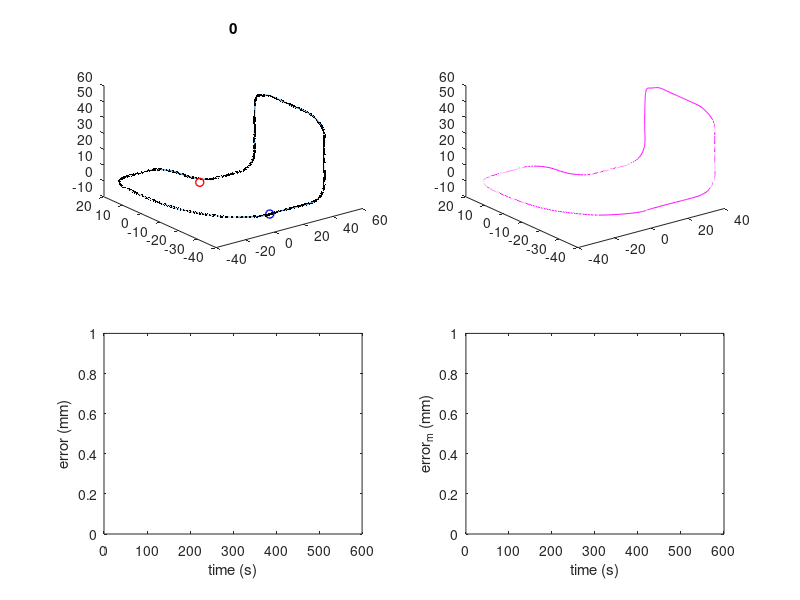

MATLAB code to generate this figure: (Note: this script raises an error after producing the figure.)

% TODO: Loop condition is bad
% only update control points 1x per iteration.

%Z,X,Y
wp = [-37.5000000000000,0,0;-36.5050000000000,0,-8.58000000000000;-32.7890000000000,0,-18.1900000000000;-28.8600000000000,0,-23.9300000000000;-21.7250000000000,0,-30.5660000000000;-12.4100000000000,0,-35.3800000000000;0,0,-37.5000000000000;8.75000000000000,0,-37.5000000000000;11.3200000000000,0,-37.1630000000000;14.9000000000000,0,-35.3800000000000;17.7280000000000,0,-31.9040000000000;18.7500000000000,0,-25.6980000000000;18.7500000000000,0,-18.7500000000000;18.7500000000000,0,-14.0150000000000;18.2850000000000,0,-6.98600000000000;13.4390000000000,0,-1.16800000000000;6.55000000000000,0,0.614000000000000;1.27000000000000,0,5.12200000000000;0,0,12.1430000000000;0,0,23.7500000000000;0,0,27.5000000000000;0,0.874000000000000,31.5800000000000;0,3.80000000000000,35.3400000000000;0,10,37.5000000000000;0,19,37.5000000000000;0,28.8000000000000,37.5000000000000;-0.548000000000000,43.2660000000000,37.5000000000000;-2.92900000000000,47.0710000000000,37.5000000000000;-7.15000000000000,49.5800000000000,37.5000000000000;-11.8160000000000,50,37.5000000000000;-19.6000000000000,50,37.5000000000000;-27.5000000000000,50,37.5000000000000;-31.3200000000000,49.2400000000000,37.5000000000000;-35.4800000000000,46.0270000000000,37.5000000000000;-37.2850000000000,42.0610000000000,37.5000000000000;-37.5000000000000,36.3700000000000,37.5000000000000;-37.5000000000000,19.7500000000000,37.5000000000000;-37.5000000000000,10,37.5000000000000;-37.5000000000000,3.80000000000000,35.3490000000000;-37.5000000000000,0.516000000000000,30.6700000000000;-37.5000000000000,0,20.7190000000000;-37.5000000000000,0,7.89000000000000];
wp = [wp(:,3),wp(:,1),wp(:,2)];
wp(end,:) = wp(1,:); %loop the trajectory
smallnumber = .02;  % make this smaller to get more waypoints
w2o = interp1(1:numel(wp(:,1)),wp,1:smallnumber:numel(wp(:,1)),'spline');

% This while loop evenly spaces the points along the trajectory
w2 = w2o(1:2,:);
c1 = 2;
c2 = 1;
spacingDist = 0.5; % in mm.  Make smaller to get more points
var = 0.5;
% length = 0;
% for i = 2: size(w2o,1)
%     length = length + norm( w2o(i,:)- w2o(i-1,:) );
% end
% display(length)
% return

while c1< size(w2o,1)
    if norm( w2(c2,:)- w2o(c1,:) ) > spacingDist
        c2=c2+1;
        w2(c2,:) = w2o(c1,:);
    end
    c1=c1+1;
end
w2(c2+1,:)  =  w2(1,:);

% avoid the repeat of the last node
wp = w2(1:end-1,:);
w2ILC = wp;


% model: gravity pulls on our 2nd order system.
x0 = [0,0,0,0,0,0]';  %inital conditions: [x,y,z,vx,vy,vz]
u = [0 0 0];
iters = 30000; %control steps
X = repmat(x0, 1,iters); % state

mg = 50; %mm/s^2
Dt = 0.02; %seconds
Kp =1;
Ki = 0;
Kd = 0;

Drag = 0.9;
thrust  = 100; %mm/s
%learningRate = 0.25;

%%%%%%%%%%%%%% PLOTTING
figure(1);clf
subplot(2,2,1);
plot3(w2(:,1),w2(:,2),w2(:,3),'linewidth',.1 );
hold on
plot3(wp(:,1),wp(:,2),wp(:,3),'.k' );

% ANIMATE
hrpath = plot3(X(1,1),X(2,1),X(3,1),'r','linewidth',1);
hrobot = plot3(X(1,1),X(2,1),X(3,1),'ro','linewidth',1);
hnear = plot3(wp(1,1),wp(1,2),wp(1,3),'bo','linewidth',1);
hdirect = quiver3(X(1,1),X(2,1),X(3,1),u(1),u(2),u(3));
% hILC = plot3(w2ILC(:,1),w2ILC(:,2),w2ILC(:,3),'m','linewidth',.2 );

axis([-40 60 -40 20 -10 60])
% axis equal

htit = title('0');
control_hist = zeros(size(wp,1),1,3);
error_p = [0 0 0]';
error_c = [0 0 0]';
error_d = 0;
error_direct = zeros(size(wp,1),3);
error = NaN*ones(iters,1);
error_h = NaN*ones(iters,1);
error_list = NaN*ones(size(wp,1),100);
error_ind = ones(size(wp,1),1);
subplot(2,2,2);
hILC = plot3(w2ILC(:,1),w2ILC(:,2),w2ILC(:,3),'m','linewidth',.2 );

subplot(2,2,3);
herr = plot(Dt*(1:iters),error,'linewidth',1);
xlabel('time (s)');ylabel('error (mm)');

subplot(2,2,4);
herr_h = plot(Dt*(1:iters),error_h,'linewidth',1);
xlabel('time (s)');ylabel('error_m (mm)');


%%%%%%%%%%%%%% END PLOTTING
learningRate = 1;
rangeInfluence = 10;

errInt = [0;0;0];
for i = 1: iters-1
    % determine closest point on trajectory
    [cp,ind]  = closestPt(wp, X(1:3,i));
    %ILC part: change the wp values via a smooth bump to the values.
    error_c = cp - X(1:3,i);
    error(i) = norm( cp - X(1:3,i));
    error_list(ind,error_ind(ind,1)) = error(i);
    error_ind(ind)= error_ind(ind)+1; 
    %rangeInfluence = round(rangeInfluence*tanh(error(i)));
    if i<=1000
        error_m = mean(error(1:i));
    else
        error_m = mean(error(i-999:i)); 
    end
    error_h(i) = error_m;
    cp = w2ILC(ind,:)';
 
%     inds = ind-rangeInfluence:ind+rangeInfluence;
%     scales = 1/(sqrt(2*pi*var)) * exp(-(inds-ind).^2./(2*var^2));
%     %uniform
%     scales = scales / sum(scales);
%     scales = 1-abs(-rangeInfluence:0)/rangeInfluence;
%     indILC = inds;
%     indILC(indILC<1) = size(wp,1)+ indILC(indILC<1);
%     indILC(indILC>size(wp,1)) = indILC(indILC>size(wp,1)) - size(wp,1);
    %indILC
    T = (iters-i)/iters;
    
    error_cpt = error_list(ind,~isnan(error_list(ind,:))); %closest point error history
    if length(error_cpt) >1
    error_d = error_cpt(end-1)-error_cpt(end); %error deriviative
    end
    disp(error_d)
   %     elseif error_d<0
%         learningRate_direct =1tanh(error_d);

    learningRate = exp(-error_m/T); %simulated annealing
    %w2ILC(ind,:) = w2ILC(ind,:) + learningRate.*(wp(ind,:)-X(1:3,i)');
    p2c_vector = wp(ind,:)-X(1:3,i)';
%     error_direct(ind,:) = abs(learningRate_direct).*error_direct(ind,:)+(1-abs(learningRate_direct)).*(p2c_vector/norm(p2c_vector));
%     w2ILC(ind,:) = w2ILC(ind,:) + learningRate.*error_direct(ind,:).*norm(p2c_vector);

   
  % comment to turn off ILC
  
    % look ahead
    ind = ind+ 1;
    if ind>size(wp,1)
        ind = ind-size(wp,1);
    end
    
    wpDiff = w2(ind+1,:)'-w2(ind,:)'; %direction between waypoints
    
    errInt = errInt+ (cp - X(1:3,i)); %integral term
     
    % deriv term
    if i ==1
        vel = [0;0;0];
    else
        vel = X(1:3,i)-X(1:3,i-1);
    end
    learningRate_entro = tanh(norm(cp - X(1:3,i)));
    control_ILC = [control_hist(ind,1,1);control_hist(ind,1,2);control_hist(ind,1,3)] + (1-abs(learningRate_entro)).*(cp - X(1:3,i));
    control_cl = Kp * (cp - X(1:3,i)) + Ki * errInt - Kd * vel;
    control = (control_ILC + control_cl)/norm(control_cl+control_ILC) + learningRate.*wpDiff/norm(wpDiff); % PID type ILC
    control_hist(ind,1,:) = control ; 
    % controller steers the thrust (only controls the orientation)
    u = thrust*control/norm(control);
    
    
    
    X(:,i+1) = [ ...
        X(1,i) + Drag*Dt*X(4,i) + 1/2*Dt*Dt*u(1);
        X(2,i) + Drag*Dt*X(5,i) + 1/2*Dt*Dt*u(2);
        X(3,i) + Drag*Dt*X(6,i) + 1/2*Dt*Dt*(u(3)-mg);
        Drag*X(4,i) + Dt*u(1);
        Drag*X(5,i) + Dt*u(2);
        Drag*X(6,i) + Dt*(u(3)-mg)];
    
    %update
    if mod(i,20) ==0
        set( hdirect, 'Xdata',X(1,i),'Ydata',X(2,i),'Zdata',X(3,i),'Udata',0.25*u(1),'Vdata',0.25*u(2),'Wdata',0.25*u(3));
        set( hrpath,  'Xdata', X(1,1:i),'Ydata',X(2,1:i),'Zdata',X(3,1:i));
        set( hrobot, 'Xdata',X(1,i),'Ydata',X(2,i),'Zdata',X(3,i));
        set( hnear, 'Xdata',wp(ind,1),'Ydata',wp(ind,2),'Zdata',wp(ind,3));
        set( hILC, 'Xdata',[w2ILC(:,1);w2ILC(1,1)],'Ydata',[w2ILC(:,2);w2ILC(1,2)],'Zdata',[w2ILC(:,3);w2ILC(1,3)] );
        set(htit,'String',num2str(i));
        set(herr,'Ydata',error);
        set(herr_h,'Ydata',error_h);
        drawnow
    end
    
    error_p = error_c;
    
    if ~mod(iters,1000)==0
        pause(1)
    end
end





function [cp,ind] = closestPt(arr,pt) % pick the closest point in arr to py
[~,ind] = min( sum( (arr - repmat(pt',size(arr,1),1)).^2,2));
cp = arr(ind,:)';
end




